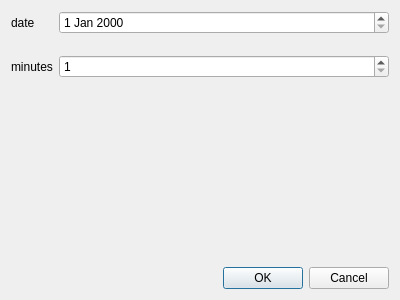
<?xml version="1.0" encoding="UTF-8"?>
<ui version="4.0">
 <class>adddelay</class>
 <widget class="QDialog" name="adddelay">
  <property name="geometry">
   <rect>
    <x>0</x>
    <y>0</y>
    <width>400</width>
    <height>300</height>
   </rect>
  </property>
  <property name="windowTitle">
   <string>ajouter un retard</string>
  </property>
  <layout class="QVBoxLayout" name="verticalLayout">
   <item>
    <layout class="QFormLayout" name="formLayout">
     <property name="verticalSpacing">
      <number>21</number>
     </property>
     <item row="0" column="0">
      <widget class="QLabel" name="dateLabel">
       <property name="text">
        <string>date</string>
       </property>
      </widget>
     </item>
     <item row="0" column="1">
      <widget class="QDateEdit" name="dateDateEdit"/>
     </item>
     <item row="1" column="0">
      <widget class="QLabel" name="minutesLabel">
       <property name="text">
        <string>minutes</string>
       </property>
      </widget>
     </item>
     <item row="1" column="1">
      <widget class="QSpinBox" name="minutesSpinBox">
       <property name="minimum">
        <number>1</number>
       </property>
      </widget>
     </item>
    </layout>
   </item>
   <item>
    <widget class="QDialogButtonBox" name="buttonBox">
     <property name="orientation">
      <enum>Qt::Horizontal</enum>
     </property>
     <property name="standardButtons">
      <set>QDialogButtonBox::Cancel|QDialogButtonBox::Ok</set>
     </property>
    </widget>
   </item>
  </layout>
 </widget>
 <resources/>
 <connections>
  <connection>
   <sender>buttonBox</sender>
   <signal>accepted()</signal>
   <receiver>adddelay</receiver>
   <slot>accept()</slot>
   <hints>
    <hint type="sourcelabel">
     <x>248</x>
     <y>254</y>
    </hint>
    <hint type="destinationlabel">
     <x>157</x>
     <y>274</y>
    </hint>
   </hints>
  </connection>
  <connection>
   <sender>buttonBox</sender>
   <signal>rejected()</signal>
   <receiver>adddelay</receiver>
   <slot>reject()</slot>
   <hints>
    <hint type="sourcelabel">
     <x>316</x>
     <y>260</y>
    </hint>
    <hint type="destinationlabel">
     <x>286</x>
     <y>274</y>
    </hint>
   </hints>
  </connection>
 </connections>
</ui>
